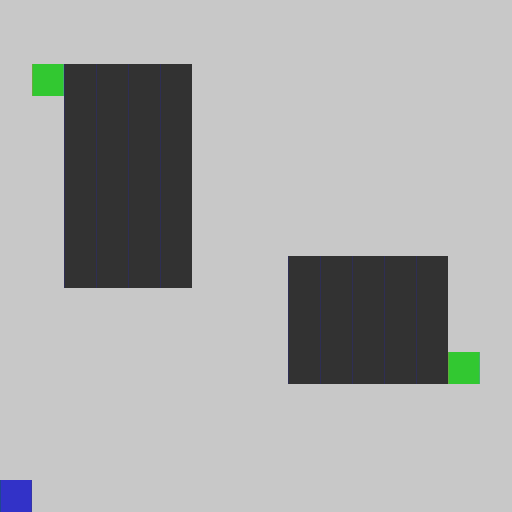

Tiled map render using the project's own tile images. Description and the whole map definition, tile-layer contents included, below:
An orthogonal 16x16 tile map with 32x32 px tiles, 1 tile layer (Tile Layer 1).

<map version="1.10" tiledversion="1.10.1" orientation="orthogonal" renderorder="right-down" width="16" height="16" tilewidth="32" tileheight="32" infinite="0" nextlayerid="2" nextobjectid="1">
 <tileset firstgid="1" source="../BaseTileset.tsx" />
 <layer id="1" name="Tile Layer 1" width="16" height="16">
  <data encoding="csv">
5,5,5,5,5,5,5,5,5,5,5,5,5,5,5,5,
5,5,5,5,5,5,5,5,5,5,5,5,5,5,5,5,
5,2,4,4,4,4,5,5,5,5,5,5,5,5,5,5,
5,5,4,4,4,4,5,5,5,5,5,5,5,5,5,5,
5,5,4,4,4,4,5,5,5,5,5,5,5,5,5,5,
5,5,4,4,4,4,5,5,5,5,5,5,5,5,5,5,
5,5,4,4,4,4,5,5,5,5,5,5,5,5,5,5,
5,5,4,4,4,4,5,5,5,5,5,5,5,5,5,5,
5,5,4,4,4,4,5,5,5,4,4,4,4,4,5,5,
5,5,5,5,5,5,5,5,5,4,4,4,4,4,5,5,
5,5,5,5,5,5,5,5,5,4,4,4,4,4,5,5,
5,5,5,5,5,5,5,5,5,4,4,4,4,4,2,5,
5,5,5,5,5,5,5,5,5,5,5,5,5,5,5,5,
5,5,5,5,5,5,5,5,5,5,5,5,5,5,5,5,
5,5,5,5,5,5,5,5,5,5,5,5,5,5,5,5,
3,5,5,5,5,5,5,5,5,5,5,5,5,5,5,5
</data>
 </layer>
</map>
